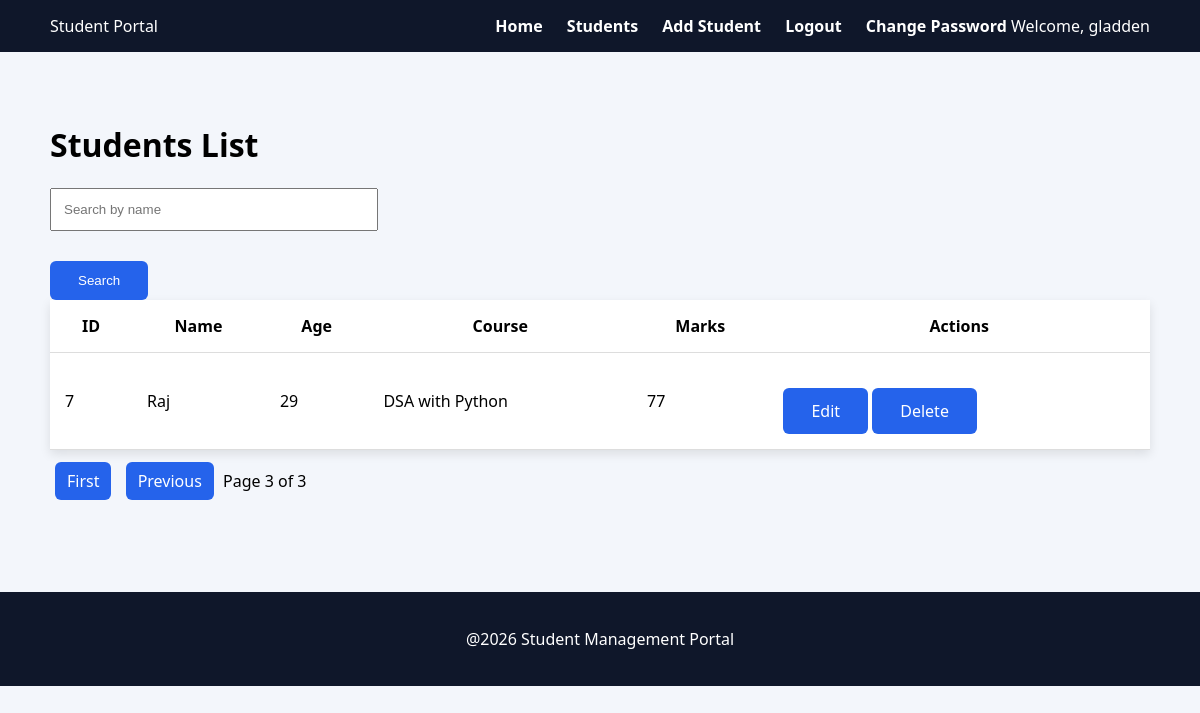
Page /students/?page=3 (signed in) on the earlier database version.
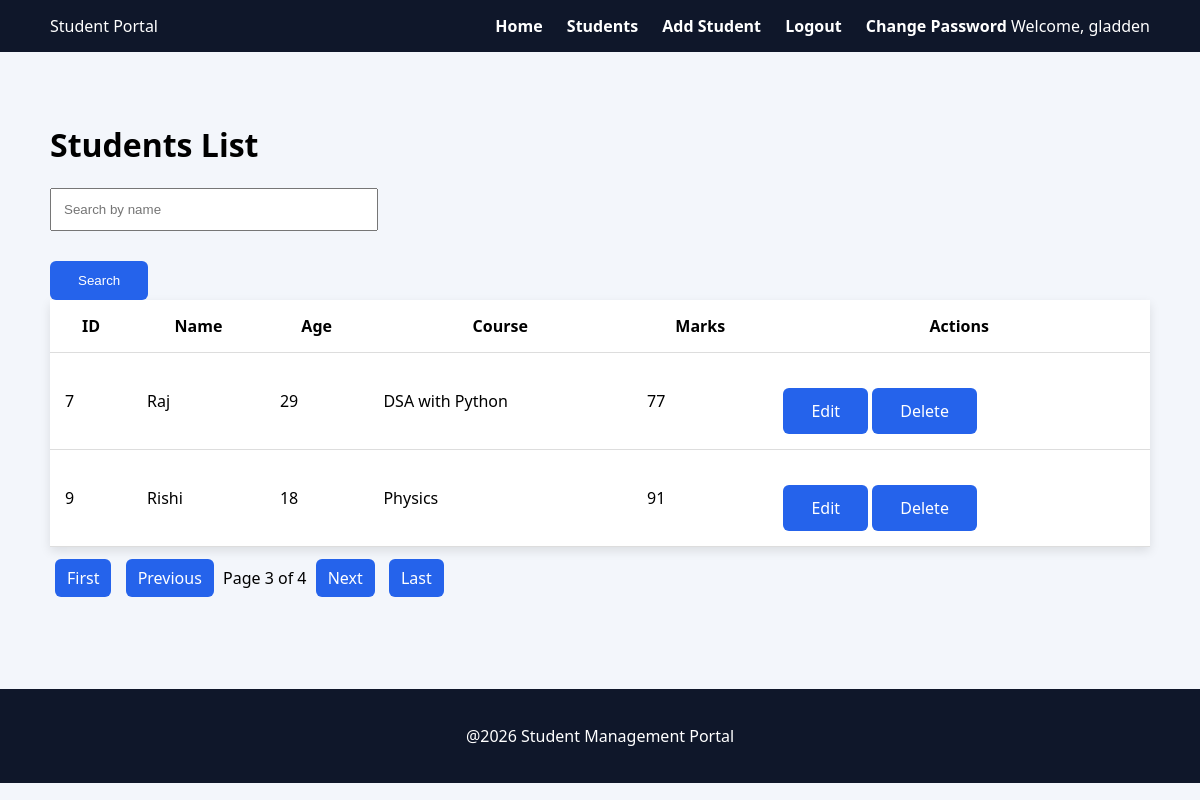
Same page on the later database version.
### students/models.py (models this page shows, shortened)
class Student(models.Model):
    name = models.CharField(max_length=100)
    course = models.CharField(max_length=100)
    marks = models.IntegerField()
    age = models.IntegerField(default=18)

### students/views.py (the view)
# urls.py: path('students/',views.students_page),
@login_required
def students_page(request):
    students = Student.objects.all()
    paginator = Paginator(students, 2) # Show 2 students per page
    page_number = request.GET.get('page')
    students = paginator.get_page(page_number)
    query = request.GET.get('search')
    if query:
        students = students.filter(name__icontains=query)
    return render(request,'students.html',{'students':students,'query':query})

### students/templates/students.html
{% extends 'base.html'%}
{% block content %}
<h1>Students List</h1>
<form method="get" class="form">
    <input
        type="text"
        name="search"
        placeholder="Search by name"
        value="{{query | default:''}}"
    >
    <button class="btn">Search</button>
</form>
<table class="table">
    <tr>
        <th>ID</th>
        <th>Name</th>
        <th>Age</th>
        <th>Course</th>
        <th>Marks</th>
        {% if user.is_staff %}
        <th>Actions</th>
        {% endif %}
    </tr>
    {% for student in students %}
    <tr>
        <td>{{student.id}}</td>
        <td>{{student.name}}</td>
        <td>{{student.age}}</td>
        <td>{{student.course}}</td>
        <td>{{student.marks}}</td>
        <td>
            {% if user.is_staff %}
            <a class="btn" href="/edit/{{student.id}}">Edit</a>
            <a class="btn" href="/delete/{{student.id}}" onclick="return confirm('Delete this student?');">Delete</a>
            {% endif %}
        </td>
    </tr>
    {% endfor %}
</table>
<div class="pagination">
    {% if students.has_previous %}
        <a href="?page=1">First</a>
        <a href="?page={{ students.previous_page_number }}">Previous</a>
    {% endif %}
    <span>Page {{ students.number }} of {{ students.paginator.num_pages }}</span>
    {% if students.has_next %}
        <a href="?page={{ students.next_page_number }}">Next</a>
        <a href="?page={{ students.paginator.num_pages }}">Last</a>
    {% endif %}
</div>
{% endblock %}

Differences in the rows shown:
added Student: id "9", name "Rishi", age "18", course "Physics", marks "91"
Other differences:
{{ students.paginator.num_pages }}: "3" → "4"
text now shown: "Next Last"
